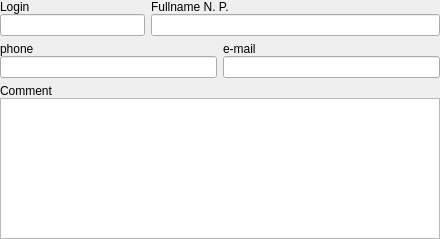
<?xml version="1.0" encoding="UTF-8"?>
<ui version="4.0">
 <class>TeacherFrame</class>
 <widget class="QFrame" name="TeacherFrame">
  <property name="geometry">
   <rect>
    <x>0</x>
    <y>0</y>
    <width>440</width>
    <height>239</height>
   </rect>
  </property>
  <property name="windowTitle">
   <string>Frame</string>
  </property>
  <layout class="QVBoxLayout" name="verticalLayout">
   <property name="leftMargin">
    <number>0</number>
   </property>
   <property name="topMargin">
    <number>0</number>
   </property>
   <property name="rightMargin">
    <number>0</number>
   </property>
   <property name="bottomMargin">
    <number>0</number>
   </property>
   <item>
    <layout class="QHBoxLayout" name="lay_line1" stretch="1,2">
     <item>
      <layout class="QVBoxLayout" name="lay_login">
       <property name="spacing">
        <number>0</number>
       </property>
       <item>
        <widget class="QLabel" name="login_lbl">
         <property name="text">
          <string>Login</string>
         </property>
        </widget>
       </item>
       <item>
        <widget class="QLineEdit" name="login_edt"/>
       </item>
      </layout>
     </item>
     <item>
      <layout class="QVBoxLayout" name="lay_fio">
       <property name="spacing">
        <number>0</number>
       </property>
       <item>
        <widget class="QLabel" name="fio_lbl">
         <property name="text">
          <string>Fullname N. P.</string>
         </property>
        </widget>
       </item>
       <item>
        <widget class="QLineEdit" name="fio_edt"/>
       </item>
      </layout>
     </item>
    </layout>
   </item>
   <item>
    <layout class="QHBoxLayout" name="lay_line2">
     <item>
      <layout class="QVBoxLayout" name="lay_phone">
       <property name="spacing">
        <number>0</number>
       </property>
       <item>
        <widget class="QLabel" name="phone_lbl">
         <property name="text">
          <string>phone</string>
         </property>
        </widget>
       </item>
       <item>
        <widget class="QLineEdit" name="phone_edt"/>
       </item>
      </layout>
     </item>
     <item>
      <layout class="QVBoxLayout" name="lay_email">
       <property name="spacing">
        <number>0</number>
       </property>
       <item>
        <widget class="QLabel" name="email_lbl">
         <property name="text">
          <string>e-mail</string>
         </property>
        </widget>
       </item>
       <item>
        <widget class="QLineEdit" name="email_edt"/>
       </item>
      </layout>
     </item>
    </layout>
   </item>
   <item>
    <layout class="QVBoxLayout" name="lay_comment">
     <property name="spacing">
      <number>0</number>
     </property>
     <item>
      <widget class="QLabel" name="comment_lbl">
       <property name="text">
        <string>Comment</string>
       </property>
      </widget>
     </item>
     <item>
      <widget class="QTextEdit" name="comment_edt"/>
     </item>
    </layout>
   </item>
  </layout>
 </widget>
 <resources/>
 <connections/>
</ui>
